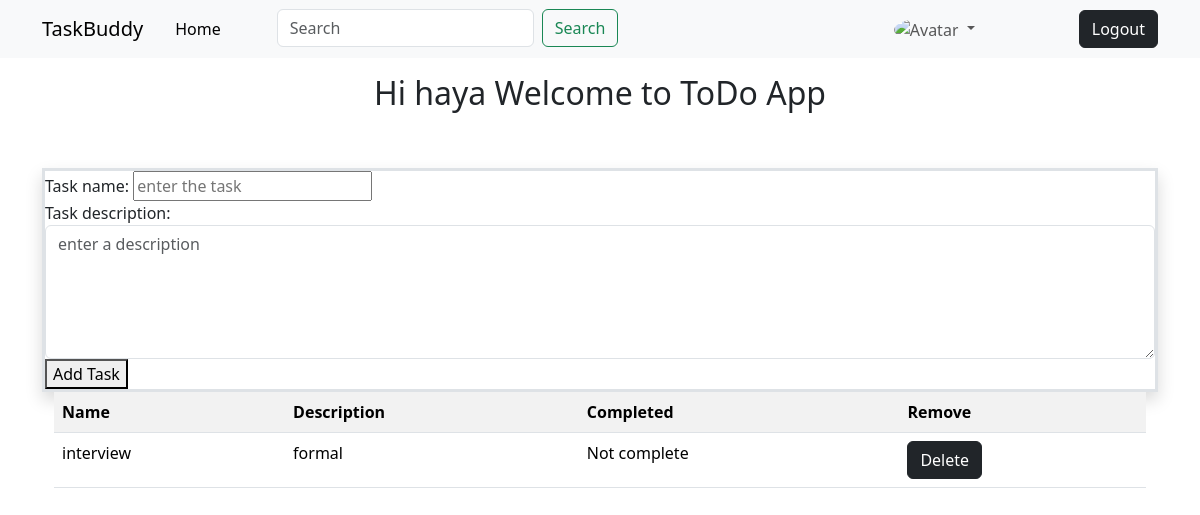
Screenshot of / (signed in) with the database file from the repository.
### work/models.py (models this page shows)
class Taskmodel(models.Model):
    task_name=models.CharField(max_length=50)
    task_description=models.TextField(null=False)
    created_date=models.DateField(auto_now_add=True)
    user=models.ForeignKey(User,on_delete=models.CASCADE,null=True)
    completed=models.BooleanField(default=False)

### work/views.py (the view, shortened to what this page needs)
# urls.py: path('',Add_task.as_view(),name="index"),
@method_decorator(signin_required,name="dispatch")
class Add_task(View):
        def get(self,request,**kwargs):
             form=TaskForm()
             data=Taskmodel.objects.filter(user=request.user).order_by("completed")
             return render(request,'index.html',{"form":form,"data":data})

### work/forms.py
class TaskForm(forms.ModelForm):
    class Meta:
        model=Taskmodel
        fields=['task_name','task_description']
        widgets={
            'task_name': forms.TextInput(attrs={'class':'form_control','placeholder': 'enter the task'}),
            'task_description': forms.Textarea(attrs={'class':'form-control','column':20,'rows':5, 'placeholder': 'enter a description'})
        }

### work/views.py (called while the page is built)
def signin_required(fn):
     def wrapper(request,**kwargs):
          if not request.user.is_authenticated:
               return redirect("signin")
          else:
               return fn(request,**kwargs)
     return wrapper

### work/templates/index.html (shortened to what this page needs)
<!DOCTYPE html>
<html lang="en">
<head>
    <link href="https://cdn.jsdelivr.net/npm/bootstrap@5.3.3/dist/css/bootstrap.min.css" rel="stylesheet">
</head>
<body>
            <nav class="navbar navbar-expand-lg bg-body-tertiary">
                <div class="container">
                  <a class="navbar-brand" href="#">TaskBuddy</a>
                  <div class="collapse navbar-collapse" id="navbarSupportedContent">
                    <ul class="navbar-nav me-auto mb-2 mb-lg-0">
                      <li class="nav-item">
                        <a class="nav-link active" aria-current="page" href="#">Home</a>
                      </li>
                      <li class="nav-item ms-5">
                        <form class="d-flex" role="search" method="post">
                        <input class="form-control me-2" type="search" placeholder="Search" aria-label="Search">
                        <button class="btn btn-outline-success" type="submit">Search</button>
                      </form>
                    </li>
                    </ul>
                    <ul class="navbar-nav me-5">
                      <li class="nav-item dropdown me-5 mx-5">
                        <a class="nav-link dropdown-toggle" href="#" role="button" data-bs-toggle="dropdown" aria-expanded="false">
                        <img src="" alt="Avatar" class="avatar">
                        </a>
                      </li>
                     </ul>
                     <ul class="navbar-nav">
                        <a href="{% url 'logout' %}" class="btn btn-dark">Logout</a>
                    </ul>
                  </div>
                </div>
              </nav>
<div class="container">
<h2 class="text-center mt-3">Hi  {{request.user}}  Welcome to ToDo App</h2>
<br>
<br>
<div class="border border-3 border rounder shadow">
<form action="" method="post" class="my-3,mx-3">
    {{form}}
    <div class="text_center">
    <button type="submit">Add Task</button>
</form>
</div>
</div>
    <div class="container">
     <table class="table table-striped">
        <tr>
            <th>Name</th>
            <th>Description</th>
            <th>Completed</th>
            <th>Remove</th>
        </tr>
        {%for i in data%}
        <tr>
            <td>{{i.task_name}}</td>
            <td>{{i.task_description}}</td>
            {% if i.completed == True %}
            <td>Task completed</td>
            {% else %}
            <td>Not complete</td>
            {%endif%}
            <td><a href="{% url 'delete' i.id %}" class="btn btn-dark">Delete</a></td>
        </tr>
        {%endfor%}
     </table>
    </div>
</body>
</html>

### work/templates/index.html (style rules this page uses)
.avatar { vertical-align: middle; width: 50px; height: 50px; border-radius: 50%; }

### rows the page displays
Taskmodel: task_name "interview", task_description "formal", completed "Not complete"

### other values shown
{{ request.user }} "haya"
